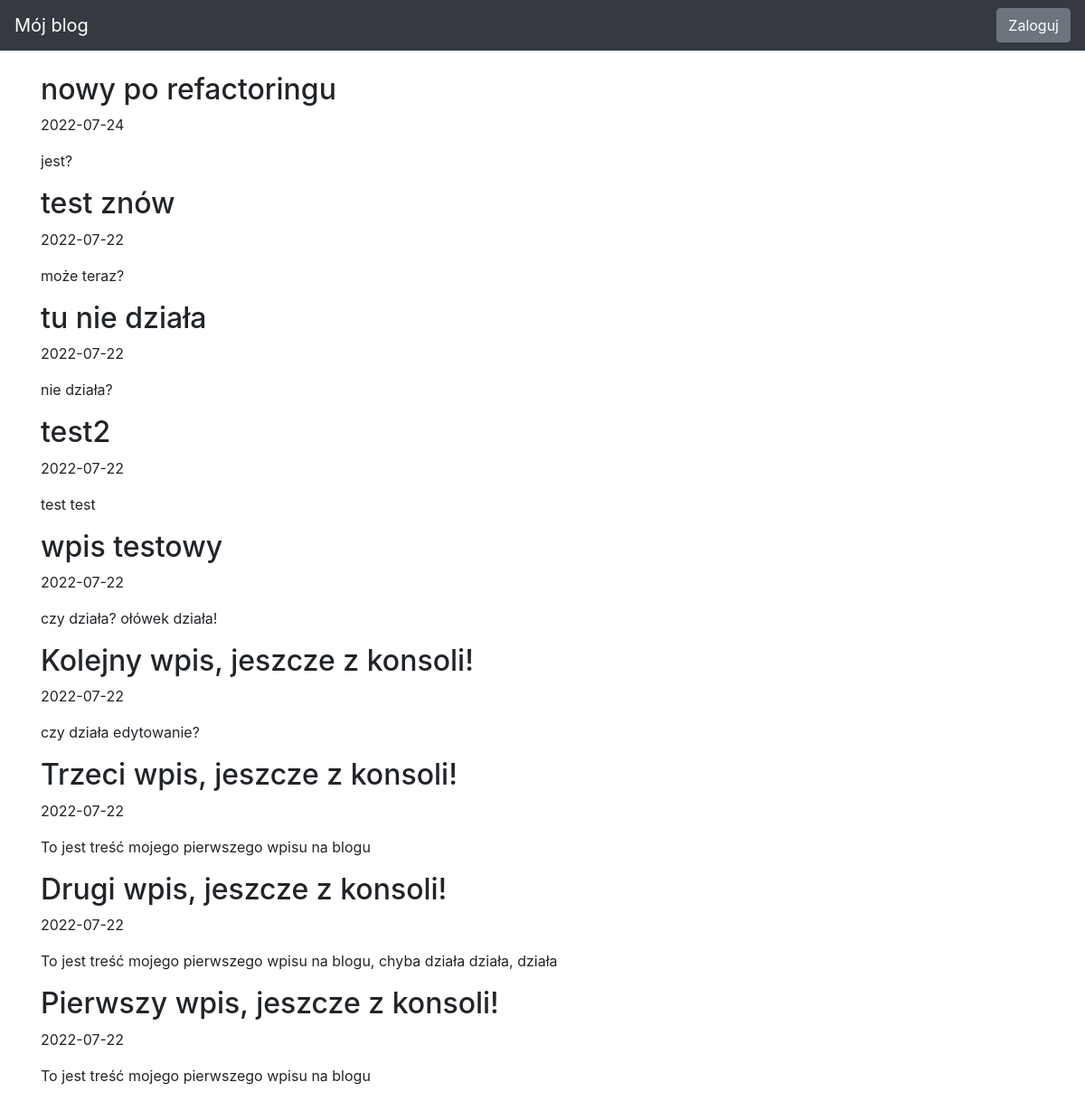
Before: / with the older database file.
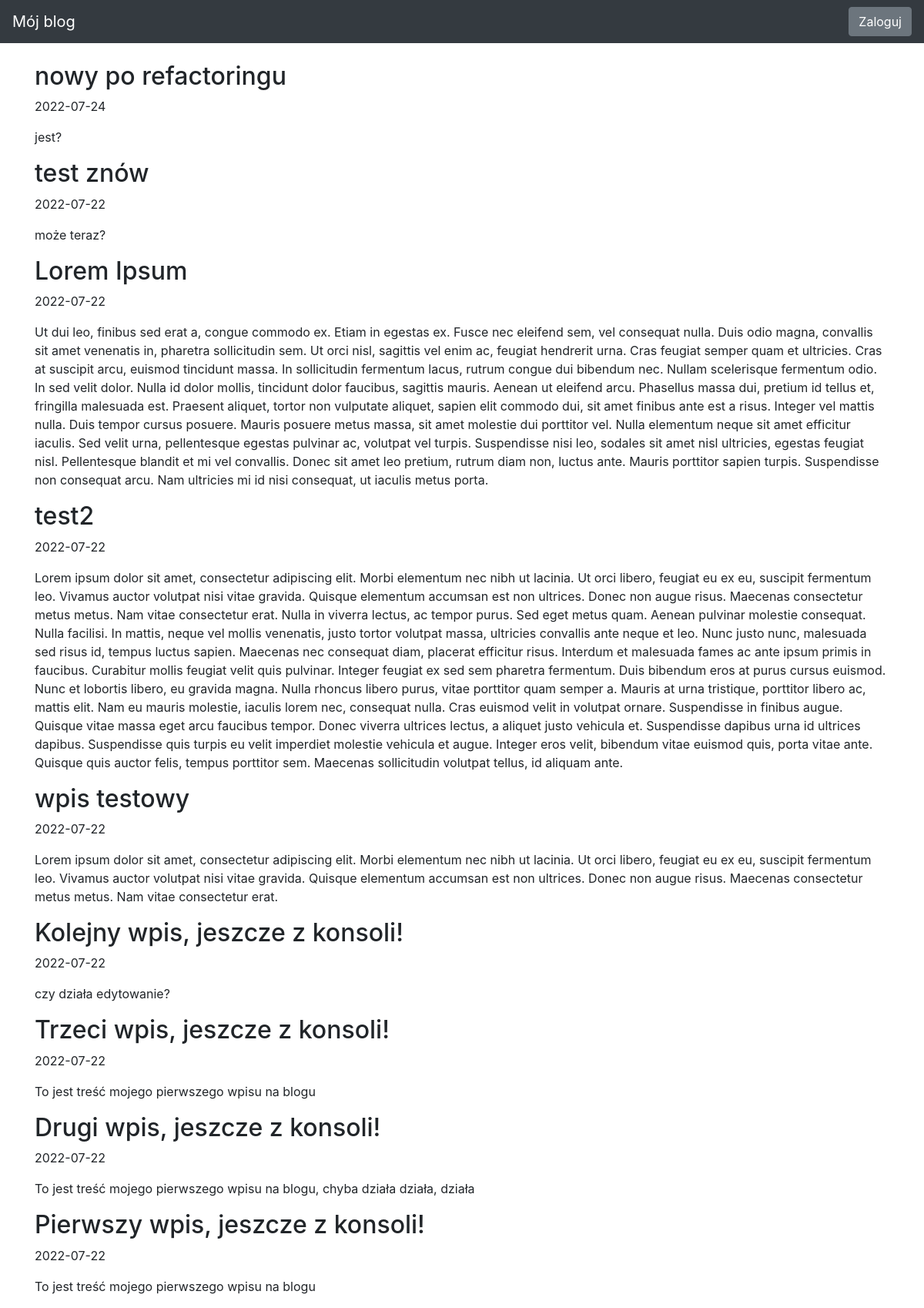
After: the same page with the newer database file.
### blog/models.py (models this page shows)
class Entry(db.Model):
   id = db.Column(db.Integer, primary_key=True)
   title = db.Column(db.String(80), nullable=False)
   body = db.Column(db.Text, nullable=False)
   pub_date = db.Column(db.DateTime, nullable=False,
       default=datetime.datetime.utcnow)
   is_published = db.Column(db.Boolean, default=False)

### blog/routes.py (the view)
@app.route("/")
def index():
    all_posts = Entry.query.filter_by(is_published=True).order_by(Entry.pub_date.desc())
    return render_template("homepage.html", all_posts=all_posts)

### blog/templates/homepage.html (shortened to what this page needs)
{% extends "base.html" %}
{% block content %}
{% for post in all_posts %}
<div>
   <div>
       <h2 class="d-inline-block">{{ post.title }}</h2>
   </div>
   <p>{{ post.pub_date.strftime('%Y-%m-%d') }} </p>
   <p>
       {{ post.body}}
   </p>
</div>
{% endfor %}
{% endblock %}

### blog/templates/base.html (shortened to what this page needs)
<!doctype html>
<html lang="en">
<head>
 <link rel="stylesheet" href="https://stackpath.bootstrapcdn.com/bootstrap/4.5.0/css/bootstrap.min.css"
>
</head>
<body>
 <nav class="navbar navbar-expand-md navbar-dark bg-dark fixed-top">
   <a class="navbar-brand" href="/">Mój blog</a>
   <div class="collapse navbar-collapse" id="navbarsExampleDefault">
    {% if session.logged_in %}
      <form class="form-inline my-2 my-lg-0" action="{{ url_for('logout') }}" method="POST">
        <button class="btn btn-secondary my-2 my-sm-0" type="submit">Wyloguj</button>
      </form>
    {% else %}
      <a href="{{ url_for('login') }}" class="btn btn-secondary my-2 my-lg-0">Zaloguj</a>
    {% endif %}
  </div>
 </nav>
 <main role="main" class="container">
   {% block content %}
   {% endblock %}
 </main>
</html>

### blog/templates/base.html (style rules this page uses)
body { padding-top: 5rem; }

Changed rows visible on the page:
changed Entry: title "tu nie działa" → "Lorem Ipsum"; body "nie działa?" → "Ut dui leo, finibus sed erat a, congue commodo ex. Etiam in egestas ex. Fusce nec eleifend sem, vel consequat nulla. Duis odio magna, convallis sit amet venenatis in, pharetra sollicitudin sem. Ut orci nisl, sagittis vel enim ac, feugiat hendrerit urna. Cras feugiat semper quam et ultricies. Cras at suscipit arcu, euismod tincidunt massa. In sollicitudin fermentum lacus, rutrum congue dui bibendum nec. Nullam scelerisque fermentum odio. In sed velit dolor. Nulla id dolor mollis, tincidunt dolor faucibus, sagittis mauris. Aenean ut eleifend arcu. Phasellus massa dui, pretium id tellus et, fringilla malesuada est. Praesent aliquet, tortor non vulputate aliquet, sapien elit commodo dui, sit…"
changed Entry "test2": body "test test" → "Lorem ipsum dolor sit amet, consectetur adipiscing elit. Morbi elementum nec nibh ut lacinia. Ut orci libero, feugiat eu ex eu, suscipit fermentum leo. Vivamus auctor volutpat nisi vitae gravida. Quisque elementum accumsan est non ultrices. Donec non augue risus. Maecenas consectetur metus metus. Nam vitae consectetur erat. Nulla in viverra lectus, ac tempor purus. Sed eget metus quam. Aenean pulvinar molestie consequat. Nulla facilisi. In mattis, neque vel mollis venenatis, justo tortor volutpat massa, ultricies convallis ante neque et leo. Nunc justo nunc, malesuada sed risus id, tempus luctus sapien. Maecenas nec consequat diam, placerat efficitur risus. Interdum et malesuada fames ac…"
changed Entry "wpis testowy": body "czy działa? ołówek działa!" → "Lorem ipsum dolor sit amet, consectetur adipiscing elit. Morbi elementum nec nibh ut lacinia. Ut orci libero, feugiat eu ex eu, suscipit fermentum leo. Vivamus auctor volutpat nisi vitae gravida. Quisque elementum accumsan est non ultrices. Donec non augue risus. Maecenas consectetur metus metus. Nam vitae consectetur erat."
